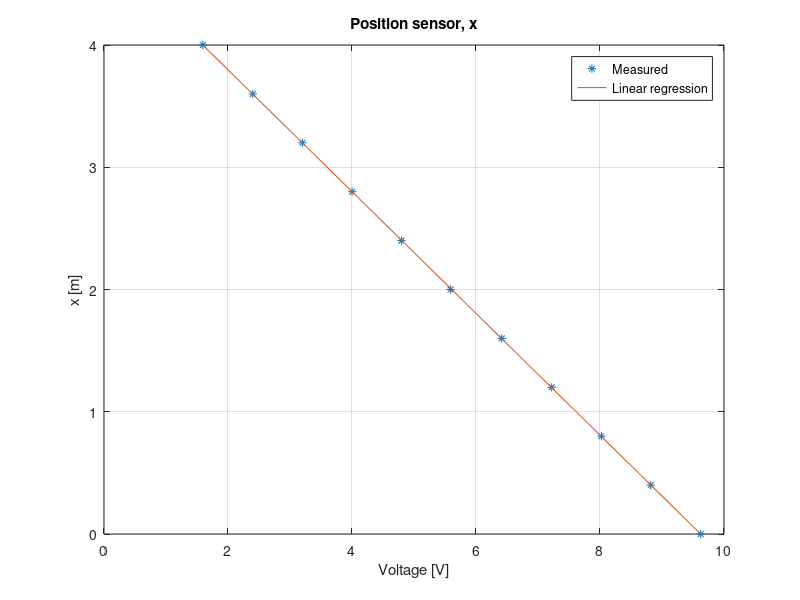

Write MATLAB code to recreate this figure.
% GRAB DATA FROM CRANE
x = [0 0.4 0.8 1.2 1.6 2.0 2.4 2.8 3.2 3.6 4.0];
u = [9.624 8.818 8.022 7.221 6.415 5.590 4.798 4.002 3.200 2.400 1.595];


[p, s] = polyfit(u, x, 1);
% x = -0.4981*u + 4.7931

x_est = polyval(p, u);

%x_est = p(1) * u + p(2);

r2 = 1 - s.normr^2 / norm(x-mean(x))^2

% PLOT
plot(u, x, '*', u, x_est);
title('Position sensor, x');
xlabel('Voltage [V]');
ylabel('x [m]');
xlim([0 10]);
ylim([x(1) x(end)]);
grid on;
legend('Measured', 'Linear regression', 'location', 'northeast');